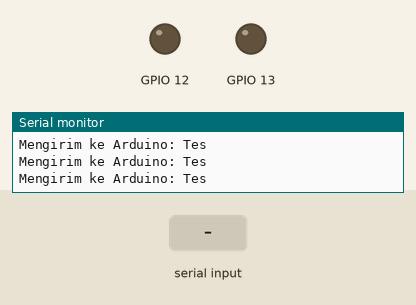
A sketch run on a simulated ESP32. On the bench: output pins drawn as LEDs (lit = HIGH), the last lines printed to the serial monitor. The test bench sets the inputs (shaded band).

Above: at 2.8 s.
2.9 s: "90,45\n" received over the second serial link
At 3.7 s:
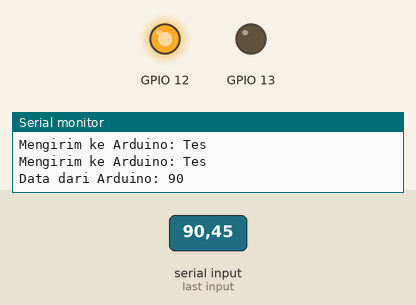
4.5 s: "0\n" received over the second serial link
At 5.3 s:
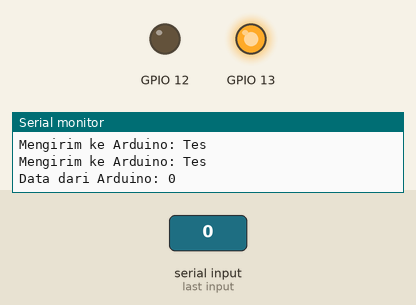
6.5 s: "30,150\n" received over the second serial link
At 8.0 s:
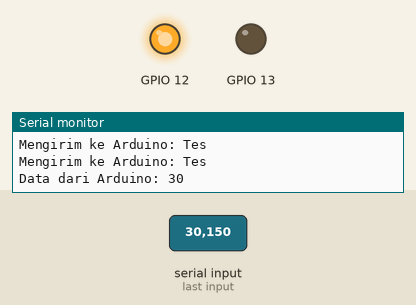
Timing chart, 0 to 9.5 s (numbered marks = the images above; inputs shaded):
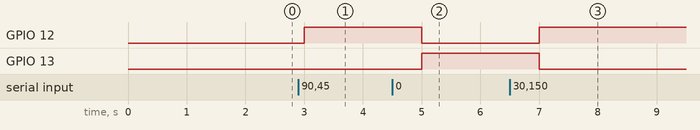

The sketch:

tes.ino
```cpp
#include <HardwareSerial.h>

HardwareSerial SerialESP(2);
int stateLed = 0;

void setup() {
  Serial.begin(115200);
  SerialESP.begin(9600, SERIAL_8N1, 16, 17);
  pinMode(13, OUTPUT);
  pinMode(12, OUTPUT);
}

void loop() {
  liveDataCommunication();
}

void liveDataCommunication() {
  SerialESP.println("Tes");
  Serial.print("Mengirim ke Arduino: ");
  Serial.println("Tes");

  if (SerialESP.available()) {
    int data = SerialESP.readStringUntil('\n').toInt();
    Serial.print("Data dari Arduino: ");
    Serial.println(data);

    stateLed = data;

    if (stateLed == 0) {
      digitalWrite(13, HIGH);
      digitalWrite(12, LOW);
    } else {
      digitalWrite(12, HIGH);
      digitalWrite(13, LOW);
    }
  }

  delay(1000);
}
```

Measured:
- after the input at 2.9 s, GPIO 12: LOW → HIGH after 0.10 s
- after the input at 4.5 s, GPIO 12: HIGH → LOW after 0.50 s; GPIO 13: LOW → HIGH after 0.50 s
- after the input at 6.5 s, GPIO 12: LOW → HIGH after 0.50 s; GPIO 13: HIGH → LOW after 0.50 s
